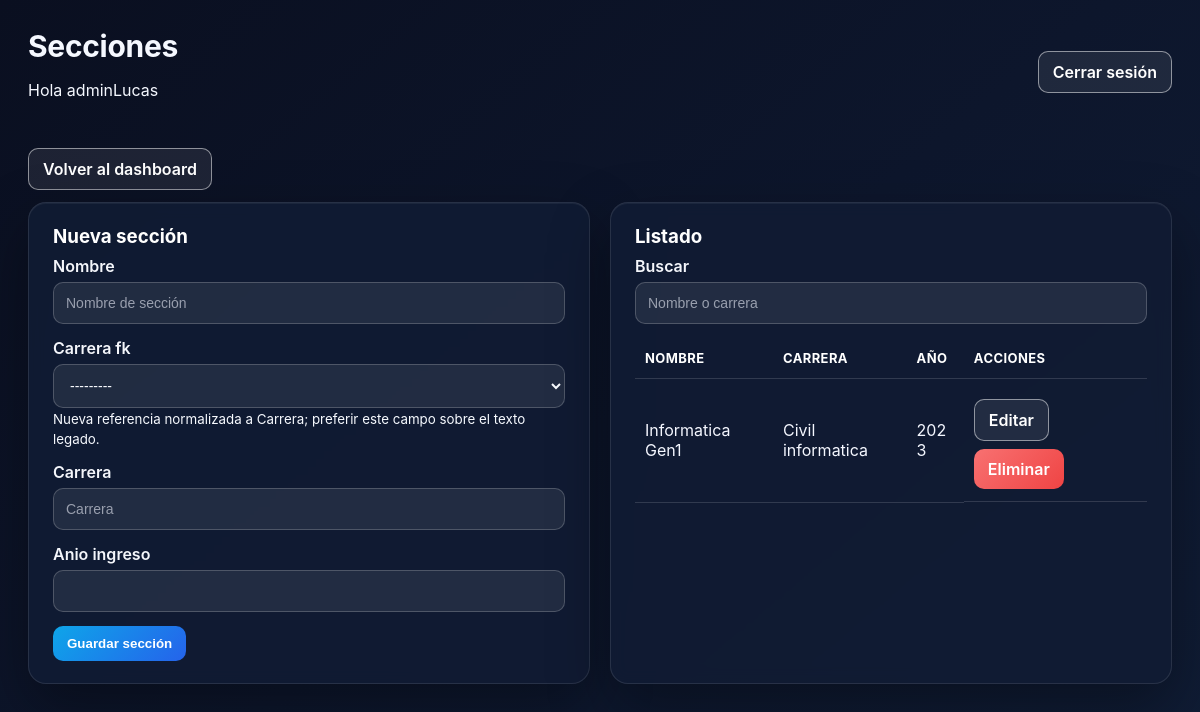
Screenshot of /admin-panel/secciones/ (signed in) with the database file from the repository.
### login/models.py (models this page shows, shortened)
class SeccionEstudiantes(models.Model):
    nombre = models.CharField(max_length=100)
    carrera = models.CharField(max_length=100, blank=True)
    carrera_fk = models.ForeignKey(
        "Carrera",
        related_name="secciones",
        on_delete=models.SET_NULL,
        null=True,
        blank=True,
        help_text="Nueva referencia normalizada a Carrera; preferir este campo sobre el texto legado.",
    )
    anio_ingreso = models.PositiveIntegerField(null=True, blank=True)
    fecha_creacion = models.DateTimeField(auto_now_add=True)

### login/panel_views.py (the view)
# urls.py: path("secciones/", views.admin_secciones, name="secciones"),
@admin_required
def admin_secciones(request):
    q = request.GET.get("q", "").strip()
    secciones = SeccionEstudiantes.objects.all()
    if q:
        secciones = secciones.filter(
            Q(nombre__icontains=q)
            | Q(carrera__icontains=q)
            | Q(carrera_fk__nombre__icontains=q)
        )
    secciones = secciones.order_by("-fecha_creacion")
    if request.method == "POST":
        form = SeccionEstudiantesForm(request.POST)
        if form.is_valid():
            form.save()
            messages.success(request, "Sección creada/actualizada correctamente.")
            return redirect("adminpanel:secciones")
    else:
        form = SeccionEstudiantesForm()
    return render(
        request,
        "login/admin/secciones.html",
        {
            "form": form,
            "secciones": secciones,
            "q": q,
        },
    )

### login/forms.py
class SeccionEstudiantesForm(BaseStyledModelForm):
    class Meta:
        model = SeccionEstudiantes
        fields = ["nombre", "carrera_fk", "carrera", "anio_ingreso"]
        widgets = {
            "nombre": forms.TextInput(attrs={"placeholder": "Nombre de sección"}),
            "carrera_fk": forms.Select(attrs={"class": "form-field"}),
            "carrera": forms.TextInput(attrs={"placeholder": "Carrera"}),
            "anio_ingreso": forms.NumberInput(attrs={"min": 2000}),
        }

### login/models.py (called while the page is built)
    def __str__(self):
        return self.nombre

### login/permissions.py (called while the page is built)
def is_admin(user) -> bool:
    return user.is_superuser or user.is_staff or user_has_role(user, ADMIN_GROUP)

def _role_required(check_fn, error_message):
    def decorator(view_func):
        @wraps(view_func)
        def _wrapped(request, *args, **kwargs):
            if not request.user.is_authenticated:
                return redirect("login:login")
            if not check_fn(request.user):
                messages.error(request, error_message)
                return redirect("login:login")
            return view_func(request, *args, **kwargs)
        return login_required(_wrapped)
    return decorator

### login/templates/login/admin/secciones.html (shortened to what this page needs)
{% extends "login/panel_base.html" %}
{% block header_title %}Secciones{% endblock %}
{% block content %}
<div class="panel-actions-row" style="margin-bottom:12px;">
    <a class="btn-link btn-outline" href="{% url 'adminpanel:dashboard' %}">Volver al dashboard</a>
</div>
<div class="panel-grid">
    <div class="panel-card">
        <h3>Nueva sección</h3>
        <form method="post" class="panel-form">
            {% include "login/admin/_form_fields.html" with form=form %}
            <button class="btn-link btn-primary" type="submit">Guardar sección</button>
        </form>
    </div>
    <div class="panel-card">
        <h3>Listado</h3>
        <form method="get" class="panel-form" style="margin-bottom:12px;">
            <div class="form-group">
                <label>Buscar</label>
                <input type="text" name="q" value="{{ q }}" placeholder="Nombre o carrera" class="form-field">
            </div>
        </form>
        <div class="panel-table-wrapper">
            <table class="panel-table">
                <thead>
                    <tr>
                        <th>Nombre</th>
                        <th>Carrera</th>
                        <th>Año</th>
                        <th>Acciones</th>
                    </tr>
                </thead>
                <tbody>
                    {% for s in secciones %}
                        <tr>
                            <td>{{ s.nombre }}</td>
                            <td>{{ s.carrera }}</td>
                            <td>{{ s.anio_ingreso }}</td>
                            <td class="panel-actions-row">
                                <a class="btn-link btn-outline" href="{% url 'adminpanel:seccion_editar' s.id %}">Editar</a>
                                <a class="btn-link btn-danger" href="{% url 'adminpanel:seccion_eliminar' s.id %}">Eliminar</a>
                            </td>
                        </tr>
                    {% empty %}
                        <tr><td colspan="4">No hay secciones registradas.</td></tr>
                    {% endfor %}
                </tbody>
            </table>
        </div>
    </div>
</div>
{% endblock %}

### login/templates/login/panel_base.html (shortened to what this page needs)
{% load static %}
<!DOCTYPE html>
<html lang="es">
<head>
    <link rel="stylesheet" href="{% static 'login/css/panel.css' %}">
</head>
<body class="panel-body {% if request.resolver_match and request.resolver_match.app_name == 'adminpanel' %}admin-theme{% elif request.resolver_match and request.resolver_match.app_name == 'profesorpanel' %}professor-theme{% endif %}">
    <div class="panel-container">
        <div class="panel-topbar">
            <div>
                <h1>{% block header_title %}Panel{% endblock %}</h1>
                <p>Hola {{ request.user.get_full_name|default:request.user.username }}</p>
            </div>
            <div class="panel-actions">
                {% if request.user.is_authenticated %}
                    <a class="btn-link btn-outline" href="{% url 'login:logout' %}">Cerrar sesión</a>
                {% endif %}
            </div>
        </div>
        {% block content %}{% endblock %}
    </div>
</body>
</html>

### login/static/login/css/panel.css (style rules this page uses)
body.panel-body { font-family: 'Inter', 'Helvetica Neue', Arial, sans-serif; background: #0b1021; background-image: radial-gradient(circle at 20% 20%, rgba(255,255,255,0.06), transparent 20%), radial-gradient(circle at 80% 10%, rgba(255,255,255,0.05), transparent 18%), linear-gradient(135deg, #0b1021 0%, #0e152d 45%, #0b162f 100%); min-height: 100vh; margin: 0; padding: 28px; color: #e6edf9; }
.panel-body.admin-theme { background: linear-gradient(140deg, #0a0f20 0%, #0d162c 50%, #101d36 100%); color: #f5f8ff; }
.panel-container { max-width: 1300px; margin: 0 auto; padding-bottom: 24px; }
.panel-topbar { display: flex; align-items: center; justify-content: space-between; color: #f5f8ff; margin-bottom: 32px; position: relative; }
.panel-topbar h1 { margin: 0; font-size: 30px; letter-spacing: -0.3px; }
.panel-topbar .panel-actions { display: flex; gap: 12px; }
.panel-card { background: #0f1a31; border-radius: 18px; padding: 22px 24px; box-shadow: 0 22px 64px rgba(0, 0, 0, 0.28), 0 1px 0 rgba(255, 255, 255, 0.08) inset, 0 1px 0 rgba(255, 255, 255, 0.05); border: 1px solid rgba(255,255,255,0.08); margin-bottom: 22px; text-decoration: none; color: #f7faff; display: block; backdrop-filter: blur(8px); }
.panel-body.admin-theme .panel-card, .panel-body.professor-theme .panel-card { background: rgba(17, 28, 52, 0.92); border: 1px solid rgba(255,255,255,0.1); box-shadow: 0 24px 60px rgba(0, 0, 0, 0.35), 0 1px 0 rgba(255, 255, 255, 0.05) inset; }
.panel-grid { display: grid; grid-template-columns: repeat(auto-fit, minmax(260px, 1fr)); gap: 20px; align-items: stretch; }
.panel-card h2, .panel-card h3 { margin-top: 0; margin-bottom: 8px; color: #ffffff; }
.panel-table { width: 100%; min-width: 100%; border-collapse: collapse; box-sizing: border-box; table-layout: auto; }
.panel-table th, .panel-table td { padding: 12px 10px; border-bottom: 1px solid rgba(255,255,255,0.14); text-align: left; color: #f5f7ff; word-break: break-word; white-space: normal; }
.panel-table-wrapper { width: 100%; overflow-x: auto; }
.panel-table th { font-weight: 700; color: #ffffff; text-transform: uppercase; letter-spacing: 0.4px; font-size: 13px; }
.panel-form .form-group { margin-bottom: 14px; }
.panel-form label { display: block; margin-bottom: 6px; font-weight: 600; color: #f4f6fb; }
.panel-form .form-group { margin-bottom: 14px; width: 100%; }
.panel-form input, .panel-form select, .panel-form textarea { display: block; width: 100%; border: 1px solid rgba(255,255,255,0.2); border-radius: 10px; padding: 12px; font-size: 14px; background: rgba(255,255,255,0.08); color: #f9fbff; box-sizing: border-box; }
.panel-form input::placeholder, .panel-form textarea::placeholder { color: rgba(233, 237, 247, 0.6); }
.btn-link { display: inline-block; padding: 10px 14px; border-radius: 10px; border: none; color: #ffffff; text-decoration: none; cursor: pointer; font-weight: 600; transition: transform 0.08s ease, box-shadow 0.12s ease; }
.btn-primary { background: linear-gradient(135deg, #0ea5e9 0%, #2563eb 100%); }
.btn-outline { border: 1px solid rgba(255,255,255,0.5); color: #ffffff; background: rgba(255,255,255,0.08); }
.btn-danger { background: linear-gradient(135deg, #f87171 0%, #ef4444 100%); }
.panel-actions-row { display: flex; gap: 8px; flex-wrap: wrap; margin-top: 8px; }

### rows the page displays
SeccionEstudiantes: nombre "Informatica Gen1", carrera "Civil informatica", anio_ingreso "2023"

### other values shown
{{ request.user.get_full_name|default:request.user.username }} "adminLucas"
{{ field.label }} "Nombre" "Carrera fk" "Carrera" "Anio ingreso"
{{ field.help_text }} "Nueva referencia normalizada a Carrera; preferir este campo sobre el texto legado."
